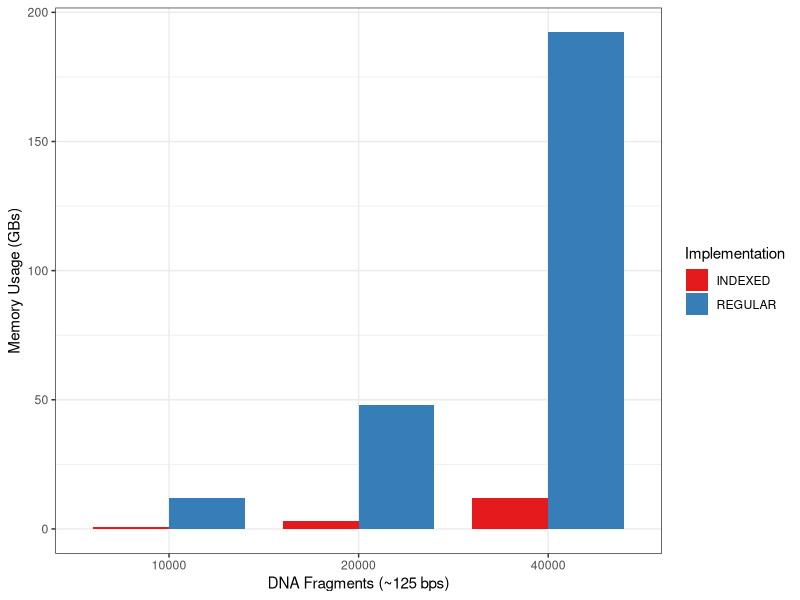

This chart was generated by the following R code:
library(ggplot2)

data = read.csv("memory.csv")

data$Size = as.factor(data$Size)

ggplot(data, aes(x = Size, y = Memory, fill = Implementation)) + 
  geom_bar(width = 0.8, stat = "identity", position = position_dodge()) + 
  scale_fill_brewer(palette = "Set1") + 
  #ggtitle("                                 Cache Memory Footprint") + 
  xlab("DNA Fragments (~125 bps)") + 
  ylab("Memory Usage (GBs)") +
  theme_bw()